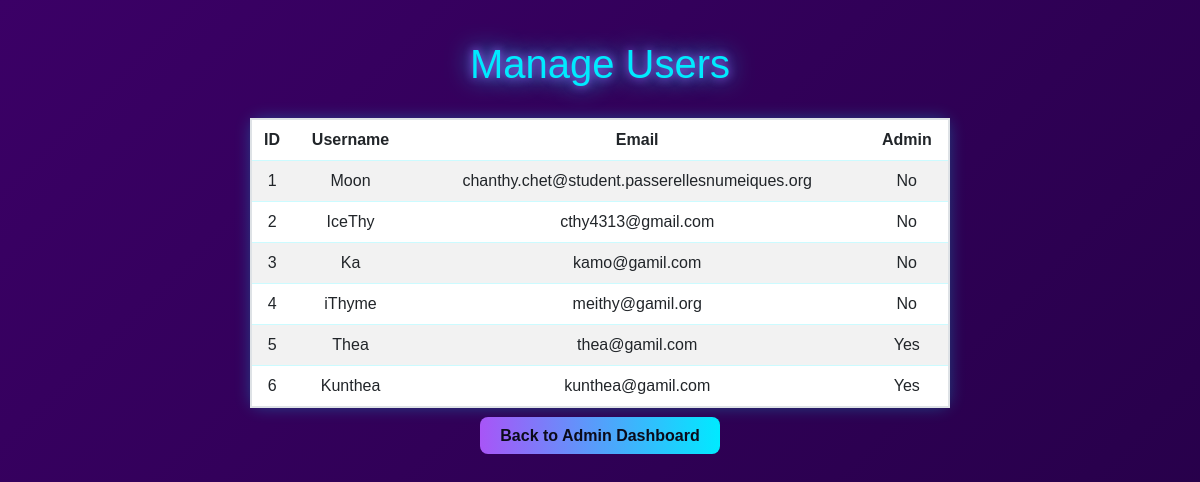
The page /admin/users (signed in) on the database its author committed.
### app.py (models this page shows)
class User(UserMixin, db.Model):
    id = db.Column(db.Integer, primary_key=True)
    username = db.Column(db.String(150), unique=True, nullable=False)
    email = db.Column(db.String(150), unique=True, nullable=False)
    password = db.Column(db.String(200), nullable=False)
    is_admin = db.Column(db.Boolean, default=False)

### app.py (the view)
@app.route('/admin/users')
@login_required
def admin_users():
    if not current_user.is_admin:
        flash('Access denied.', 'danger')
        return redirect(url_for('dashboard'))
    users = User.query.all()
    return render_template('admin_users.html', users=users)

### app.py (called while the page is built)
@app.context_processor
def inject_now():
    return {'time': datetime.utcnow().timestamp()}

@login_manager.user_loader
def load_user(user_id):
    return User.query.get(int(user_id))

### templates/admin_users.html (shortened to what this page needs)
<!DOCTYPE html>
<html lang="en">
<head>
  <link href="https://cdn.jsdelivr.net/npm/bootstrap@5.3.0/dist/css/bootstrap.min.css" rel="stylesheet">
</head>
<body>
  <h1>Manage Users</h1>
  <table class="table table-striped">
    <thead>
      <tr>
        <th>ID</th>
        <th>Username</th>
        <th>Email</th>
        <th>Admin</th>
      </tr>
    </thead>
    <tbody>
      {% for user in users %}
      <tr>
        <td>{{ user.id }}</td>
        <td>{{ user.username }}</td>
        <td>{{ user.email }}</td>
        <td>{{ 'Yes' if user.is_admin else 'No' }}</td>
      </tr>
      {% endfor %}
    </tbody>
  </table>
  <a href="{{ url_for('admin_dashboard') }}" class="btn-back">Back to Admin Dashboard</a>
</body>
</html>

### templates/admin_users.html (style rules this page uses)
body { background: linear-gradient(135deg, #3b0066, #240046); color: #f5f5f5; font-family: 'Orbitron', sans-serif; padding: 40px 20px; min-height: 100vh; text-align: center; }
h1 { color: #00eaff; text-shadow: 0 0 10px #a855f7, 0 0 25px #00eaff; margin-bottom: 30px; }
table { background-color: rgba(36,0,70,0.85); border: 2px solid #00eaff; border-radius: 12px; width: 100%; max-width: 700px; margin: 0 auto 30px auto; box-shadow: 0 0 15px #00eaff44; }
th, td { padding: 12px; border-bottom: 1px solid #00eaff33; }
th { background-color: rgba(0, 234, 255, 0.2); color: #00eaff; }
td { color: #f5f5f5; }
a.btn-back { background: linear-gradient(90deg, #a855f7, #00eaff); color: #0b0b1a; font-weight: bold; padding: 10px 20px; border-radius: 8px; text-decoration: none; transition: all 0.3s ease; }

### rows shown on the page
User: id "1", username "Moon", email "chanthy.chet@student.passerellesnumeiques.org", is_admin "No"
User: id "2", username "IceThy", email "cthy4313@gmail.com", is_admin "No"
User: id "3", username "Ka", email "kamo@gamil.com", is_admin "No"
User: id "4", username "iThyme", email "meithy@gamil.org", is_admin "No"
User: id "5", username "Thea", email "thea@gamil.com", is_admin "Yes"
User: id "6", username "Kunthea", email "kunthea@gamil.com", is_admin "Yes"
